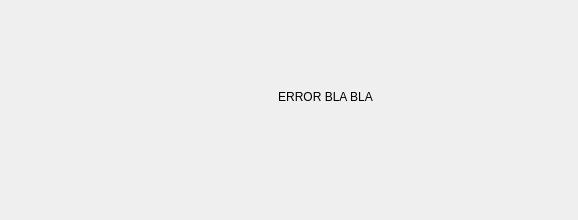
<?xml version="1.0" encoding="UTF-8"?>
<ui version="4.0">
 <class>Dialog</class>
 <widget class="QDialog" name="Dialog">
  <property name="geometry">
   <rect>
    <x>0</x>
    <y>0</y>
    <width>578</width>
    <height>220</height>
   </rect>
  </property>
  <property name="windowTitle">
   <string>ERROR!</string>
  </property>
  <widget class="QLabel" name="lblImg">
   <property name="geometry">
    <rect>
     <x>10</x>
     <y>50</y>
     <width>111</width>
     <height>111</height>
    </rect>
   </property>
   <property name="text">
    <string/>
   </property>
   <property name="pixmap">
    <pixmap resource="resources.qrc">:/imgs/resources/warning.png</pixmap>
   </property>
   <property name="scaledContents">
    <bool>true</bool>
   </property>
  </widget>
  <widget class="QLabel" name="label">
   <property name="geometry">
    <rect>
     <x>130</x>
     <y>76</y>
     <width>391</width>
     <height>41</height>
    </rect>
   </property>
   <property name="text">
    <string notr="true">ERROR BLA BLA</string>
   </property>
   <property name="textFormat">
    <enum>Qt::PlainText</enum>
   </property>
   <property name="alignment">
    <set>Qt::AlignCenter</set>
   </property>
  </widget>
 </widget>
 <resources>
  <include location="resources.qrc"/>
 </resources>
 <connections/>
</ui>
